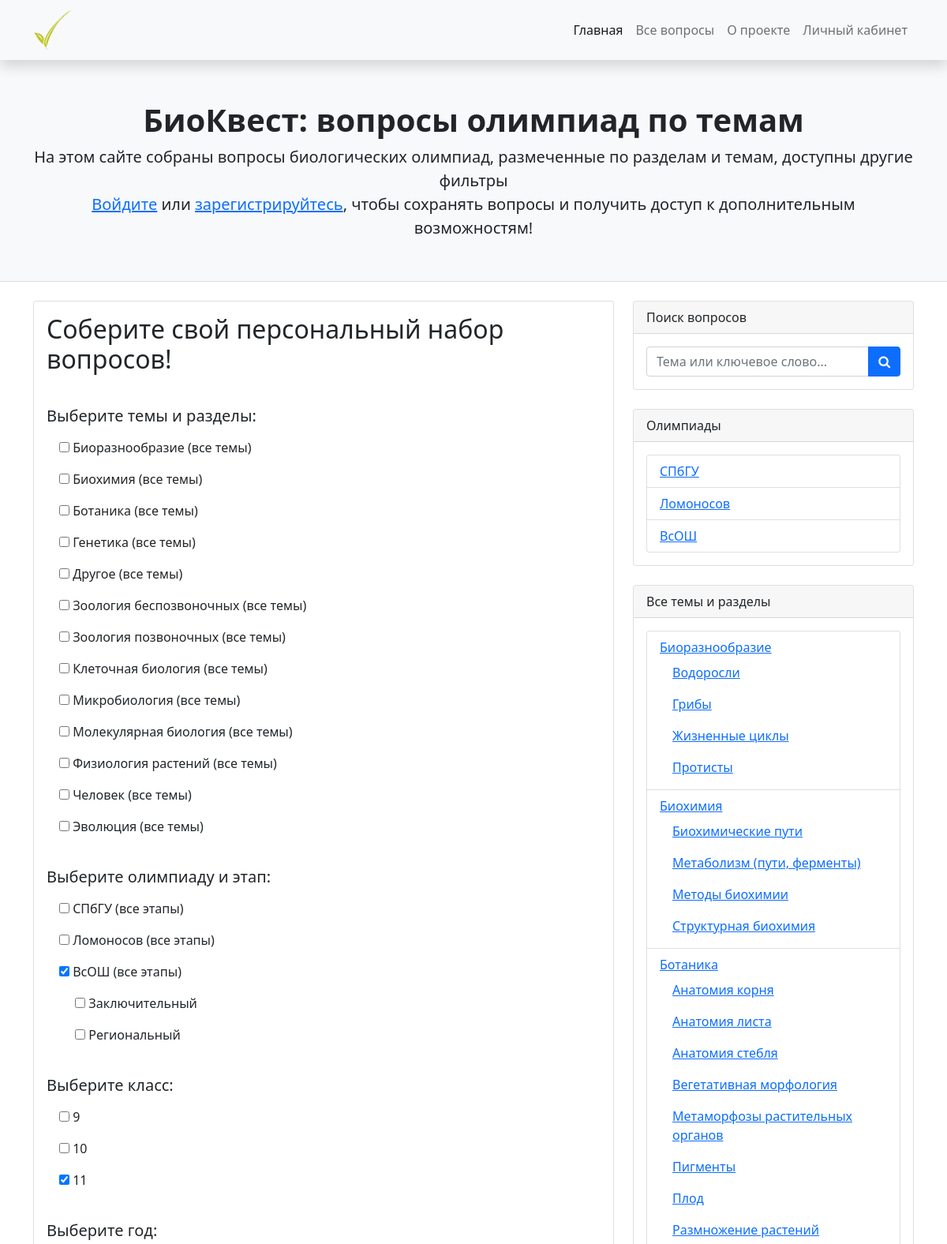
The page / (upper part) on the database its author committed.
### main/models.py (models this page shows, shortened)
class BaseModel(models.Model):
    created_at = models.DateTimeField('Created', auto_now_add=True, db_index=True)
    updated_at = models.DateTimeField('Modified', auto_now=True)
    class Meta:
        abstract = True

class Section(BaseModel):
    name = models.CharField('Название раздела', max_length=100)
    slug = models.SlugField(max_length=100, validators=[validate_slug])
    class Meta:
        ordering = ['name']
        verbose_name = 'Раздел'
        verbose_name_plural = 'Разделы'
    def get_absolute_url(self):
        return reverse('main:section_url', kwargs={'slug': self.slug})

class Competition(BaseModel):
    name = models.CharField('Олимпиада', max_length=300, default='ВсОШ', null=True)
    link = models.CharField('Ссылка', max_length=300, validators=[URLValidator()])
    slug = models.SlugField(max_length=50, validators=[validate_slug], default='vos')
    class Meta:
        ordering = ['name']
        verbose_name = 'Олимпиада'
        verbose_name_plural = 'Олимпиады'
    def get_absolute_url(self):
        return reverse('main:competition_url', kwargs={'slug': self.slug})

class NewStage(BaseModel):
    name = models.CharField('Этап', max_length=100, default='Заключительный')
    slug = models.SlugField(max_length=50, validators=[validate_slug], default='zakl')
    competition = models.ForeignKey(
        Competition, on_delete=models.CASCADE, related_name='stages',
        verbose_name='Олимпиада', default=Competition.objects.get(slug='vos').id
    )
    class Meta:
        ordering = ['competition', 'name']
        verbose_name = 'Этап'
        verbose_name_plural = 'Этапы'

class Topic(BaseModel):
    parent_section = models.ForeignKey(Section, on_delete=models.CASCADE, null=True, related_name='topics', verbose_name='Раздел')
    name = models.CharField('Тема', max_length=100)
    class Meta:
        ordering = ['parent_section', 'name']
        verbose_name = 'Тема'
        verbose_name_plural = 'Темы'

### main/views.py (the view)
# urls.py: path('', views.index, name='index'),
@cache_page(60 * 10)
def index(request):
    requested_query = request.GET.get('query')
    if requested_query:
        return redirect(reverse('main:problems') + f'?query={requested_query}')
    sections = Section.objects.order_by('name')
    competitions = Competition.objects.order_by('-id')
    quesions = Question.objects.filter(listed = True).order_by()
    years = quesions.values_list('year', flat=True).distinct().order_by('-year')
    parts = quesions.values_list('part', flat=True).distinct().order_by('part')
    grades = ['9', '10', '11']
    p_content = 'На этом сайте собраны вопросы биологических олимпиад, размеченные по разделам и темам, доступны другие фильтры'
    context = {
        'nav': [True, False, False, False],
        'sections': sections,
        'competitions': competitions,
        'years': years,
        'parts': parts,
        'p_content': p_content,
        'grades': grades
    }
    return render(request, 'index.html', context=context)

### main/templates/index.html (shortened to what this page needs)
{% extends "base.html" %}
{% load custom_filters %}
{% load static %}
{% block header %}
<header class="py-1 bg-light border-bottom mb-4">
    <div class="container">
        <div class="text-center my-5">
            <h1 class="fw-bolder">БиоКвест: вопросы олимпиад по темам</h1>
            <p class="lead mb-0">
                {% autoescape off %}{{ p_content }}{% endautoescape %}
            </p>
            <p class="lead mb-0">
                {% if not user.is_authenticated %}
                    <b><a href="{% url 'main:login' %}">Войдите</a> или <a href="{% url 'main:django_registration_register' %}">зарегистрируйтесь</a>, чтобы сохранять вопросы и получить доступ к дополнительным возможностям!</b>
                {% endif %}
            </p>
        </div>
    </div>
</header>
{% endblock header %}
{% block content %}
<div class="container">
    <div class="row">
        <div class="col-lg-8">
            <div class="card mb-4 border-1">
                <div class="card-body">
                <h2 class="card-title">Соберите свой персональный набор вопросов!</h2>
                </div>
                <form action={% url 'main:problems' %} method="get">
                <div class="card-body">
                    <h5 class="card-title">Выберите темы и разделы:</h5>
                    {% for section in sections %}
                    <ul class="list-group">
                        <div class="form-group">
                            <label data-bs-toggle="collapse" data-bs-target="#collapse_section{{ section.id }}" aria-expanded="false" aria-controls="collapse_section{{ section.id }}">
                                <li class="list-group-item border-0">
                                    <input type="checkbox" id="box{{ section.id }}" name="section" value="{{ section.slug }}"/>
                                    <label class="form-check-label" for="box{{ section.id }}">{{ section.name }} (все темы)</label>
                                </li>
                            </label>
                        </div>
                    </ul>
                    {% endfor %}
                </div>
                <div class="card-body">
                    <h5 class="card-title">Выберите олимпиаду и этап:</h5>
                    {% for competition in competitions %}
                    <ul class="list-group">
                        <div class="form-group">
                            <label data-bs-toggle="collapse" data-bs-target="#collapse_competition{{ competition.id }}" aria-controls="collapse_competition{{ competition.id }}" aria-expanded="{% if competition.slug == 'vos' %}true{% else %}false{% endif %}">
                                <li class="list-group-item border-0">
                                    <input type="checkbox" id="box{{ competition.id }}" name="competition" value="{{ competition.slug }}" {% if competition.slug == 'vos' %} checked{% endif %}/>
                                    <label class="form-check-label" for="box{{ competition.id }}">{{ competition.name }} (все этапы)</label>
                                </li>
                            </label>
                        </div>
                        <ul class="list-group inner">
                            <div id="collapse_competition{{ competition.id }}" class="{% if competition.slug == 'vos' %}show{% else %}collapse{% endif %}">
                            <div class="well">
                                    {% for stage in competition.stages.all %}
                                    <li class="list-group-item border-0">
                                        <input type="checkbox" id="box{{ stage.slug }}" name="stage" value="{{ stage.slug }}"/>
                                        <label class="form-check-label" for="box{{ stage.slug }}">{{ stage.name }}</label>
                                    </li>
                                    {% endfor %}
                            </div>
                            </div>
                        </ul>
                    </ul>
                    {% endfor %}
                </div>
                <div class="card-body">
                    <h5 class="card-title">Выберите класс:</h5>
                    {% for grade in grades %}
                    <ul class="list-group">
                        <div class="form-group">
                                <li class="list-group-item border-0">
                                    <input type="checkbox" id="box_grade_{{ grade }}" name="grade" value="{{ grade }}" {% if grade == '11' %} checked{% endif %}/>
                                    <label class="form-check-label" for="box_grade_{{ grade }}">{{ grade }}</label>
                                </li>
                        </div>
                    </ul>
                    {% endfor %}
                </div>
                <div class="card-body">
                    <h5 class="card-title">Выберите год:</h5>
                </div>
                </form>
            </div>
        </div>
        <div class="col-lg-4">
            <div class="card mb-4">
                <div class="card-header">Поиск вопросов</div>
                <div class="card-body">
                    <form>
                        <div class="input-group">
                            <input class="form-control" type="text"
                                placeholder="Тема или ключевое слово..." aria-label="Тема или ключевое слово..."
                                aria-describedby="button-search" name="query"/>
                            <button class="btn btn-primary" id="button-search" type="submit" action="problems.html">
                                <i class="fa fa-search"></i>
                            </button>
                    </form>
                    </div>
                </div>
            </div>
            <div class="card mb-4">
                <div class="card-header">Олимпиады</div>
                <div class="card-body">
                    <ul class="list-group">
                        {% for competition in competitions %}
                        <li class="list-group-item"><a href="{{ competition.get_absolute_url }}">{{ competition.name }}</a>
                        </li>
                        {% endfor %}
                    </ul>
                </div>
            </div>
            <div class="card mb-4">
                <div class="card-header">Все темы и разделы</div>
                <div class="card-body">
                    <ul class="list-group">
                        {% for section in sections %}
                        <li class="list-group-item"><a href="{{ section.get_absolute_url }}">{{ section.name }}</a>
                            <ul class="list-group inner">
                                {% for topic in section.topics.all %}
                                <li class="list-group-item border-0"><a href="{% url 'main:problems' %}?topic={{ topic.name }}">{{ topic.name }}</a></li>
                                {% endfor %}
                            </ul>
                        </li>
                        {% endfor %}
                    </ul>
                </div>
            </div>
        </div>
    </div>
{% endblock content %}

### main/templates/base.html (shortened to what this page needs)
<!DOCTYPE html>
{% load static %}
<html lang="en">
    <head>
        <link href="{% static 'css/styles.css' %}" rel="stylesheet" />
        <link rel="stylesheet" href="https://cdnjs.cloudflare.com/ajax/libs/font-awesome/4.7.0/css/font-awesome.min.css">
    </head>
    <body>
        {% block navbar %}
        <nav class="navbar navbar-expand-lg navbar-light bg-light shadow">
            <div class="container">
                <a class="navbar-brand" href="{% url 'main:index' %}">
                    <img src="{% static 'assets/logo.png' %}" alt="BioQuest Logo" style="max-height: 50px; max-width: 50px;">
                </a>
                <div class="collapse navbar-collapse" id="navbarSupportedContent">
                    <ul class="navbar-nav ms-auto mb-2 mb-lg-0">
                        <li class="nav-item"><a class="nav-link {% if nav.0 %}active{% endif %}" href="{% url 'main:index' %}">Главная</a></li>
                        <li class="nav-item"><a class="nav-link {% if nav.1 %}active{% endif %}" href="{% url 'main:problems' %}">Все вопросы</a></li>
                        <li class="nav-item"><a class="nav-link {% if nav.2 %}active{% endif %}" href="{% url 'main:about' %}">О проекте</a></li>
                        <li class="nav-item"><a class="nav-link {% if nav.3 %}active{% endif %}" aria-current="page" href="{% url 'main:personal' %}">Личный кабинет</a></li>
                    </ul>
                </div>
            </div>
        </nav>
        {% endblock navbar %}
        {% block header %}
        {% endblock header %}
        {% block content %}
        {% endblock content %}
    </body>
</html>

### rows shown on the page
Section: name "Биоразнообразие"
Section: name "Биохимия"
Section: name "Ботаника"
Section: name "Генетика"
Section: name "Другое"
Section: name "Зоология беспозвоночных"
Section: name "Зоология позвоночных"
Section: name "Клеточная биология"
Section: name "Микробиология"
Section: name "Молекулярная биология"
Section: name "Физиология растений"
Section: name "Человек"
Section: name "Эволюция"
Competition: name "СПбГУ"
Competition: name "Ломоносов"
Competition: slug "☑", name "ВсОШ"
NewStage: name "Заключительный"
NewStage: name "Региональный"
Topic: name "Водоросли"
Topic: name "Грибы"
Topic: name "Жизненные циклы"
Topic: name "Протисты"
Topic: name "Биохимические пути"
Topic: name "Метаболизм (пути, ферменты)"
Topic: name "Методы биохимии"
Topic: name "Структурная биохимия"
Topic: name "Анатомия корня"
Topic: name "Анатомия листа"
Topic: name "Анатомия стебля"
Topic: name "Вегетативная морфология"
Topic: name "Метаморфозы растительных органов"
Topic: name "Пигменты"
Topic: name "Плод"
Topic: name "Размножение растений"

### other values the page prints
{{ p_content }} "На этом сайте собраны вопросы биологических олимпиад, размеченные по разделам и темам, доступны другие фильтры"
{{ grade }} "9" "10" "11"
